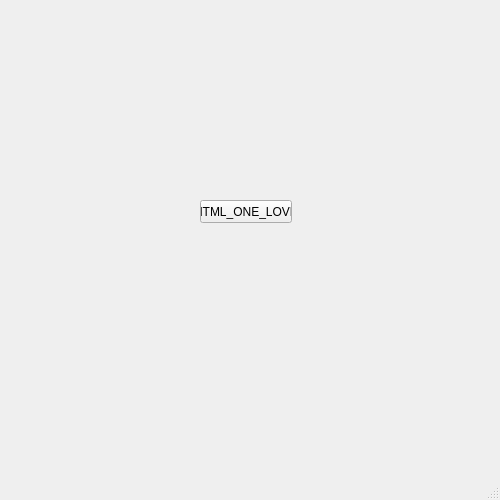
<?xml version="1.0" encoding="UTF-8"?>
<ui version="4.0">
 <class>MainWindow</class>
 <widget class="QMainWindow" name="MainWindow">
  <property name="geometry">
   <rect>
    <x>0</x>
    <y>0</y>
    <width>500</width>
    <height>500</height>
   </rect>
  </property>
  <property name="windowTitle">
   <string>MainWindow</string>
  </property>
  <widget class="QWidget" name="centralwidget">
   <widget class="QPushButton" name="draw_button">
    <property name="geometry">
     <rect>
      <x>200</x>
      <y>200</y>
      <width>92</width>
      <height>23</height>
     </rect>
    </property>
    <property name="text">
     <string>HTML_ONE_LOVE</string>
    </property>
   </widget>
  </widget>
  <widget class="QMenuBar" name="menubar">
   <property name="geometry">
    <rect>
     <x>0</x>
     <y>0</y>
     <width>500</width>
     <height>21</height>
    </rect>
   </property>
  </widget>
  <widget class="QStatusBar" name="statusbar"/>
 </widget>
 <resources/>
 <connections/>
</ui>
